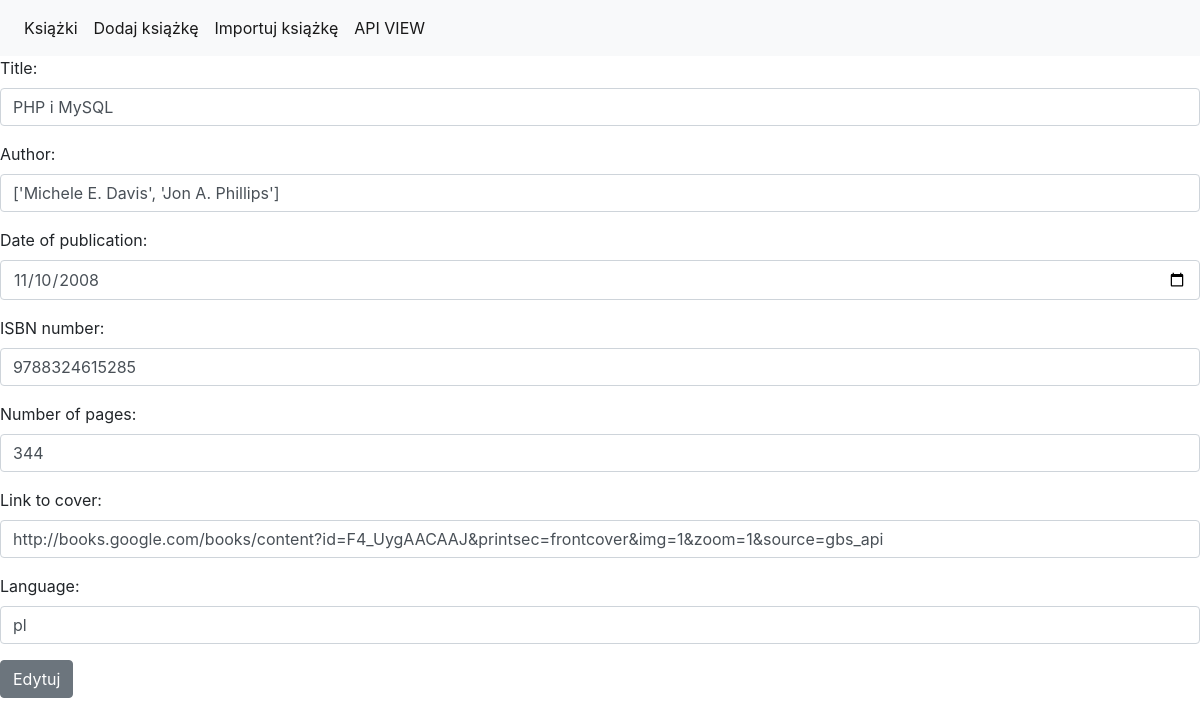
/books/edit/2/, run on the app's committed database.
### book/models.py (models this page shows, shortened)
class Book(models.Model):
    title = models.CharField(max_length=32)
    author = models.CharField(max_length=64, null=True)
    date_of_publication = models.DateField(null=True)
    ISBN_number = models.CharField(max_length=17, null=True)
    number_of_pages = models.IntegerField(blank=True, null=True)
    link_to_cover = models.URLField(max_length=200, blank=True, null=True)
    language = models.CharField(max_length=32, null=True)

### book/views.py (the view)
# urls.py: path('edit/<int:pk>/', book.edit_book, name="edit"),
def edit_book(request, pk):
    book = get_object_or_404(Book,
                             pk=pk)
    form = BookForm(instance=book)
    if request.POST:
        form = BookForm(request.POST, instance=book)
        if form.is_valid():
            form.save()
            return redirect("index")
    return render(request, "edit_book.html",
                  context={"form": form})

### book/forms.py
class BookForm(forms.ModelForm):
    class Meta:
        model = Book
        fields = '__all__'
        widgets = {"title": forms.widgets.TextInput(attrs={"class": "form-control"}),
                   "author": forms.widgets.TextInput(attrs={"class": "form-control"}),
                   "date_of_publication": forms.widgets.DateInput(attrs={"class": "form-control", "type": "date"}),
                   "ISBN_number": forms.widgets.TextInput(attrs={"class": "form-control"}),
                   "number_of_pages": forms.widgets.TextInput(attrs={"class": "form-control"}),
                   "link_to_cover": forms.widgets.TextInput(attrs={"class": "form-control"}),
                   "language": forms.widgets.TextInput(attrs={"class": "form-control"}), }

### templates/edit_book.html (shortened to what this page needs)
{% extends 'base.html' %}
{% block body %}
    <form action="." method="post">
{{ form.as_p }}
    <button type="submit" class="btn btn-secondary">Edytuj</button>
    </form>
{% endblock %}

### data on the page
Book: title "PHP i MySQL", author "['Michele E. Davis', 'Jon A. Phillips']", date_of_publication "11/10/2008", ISBN_number "9788324615285", number_of_pages "344", link_to_cover "http://books.google.com/books/content?id=F4_UygAACAAJ&printsec=frontcover&img=1&zoom=1&source=gbs_api", language "pl"
